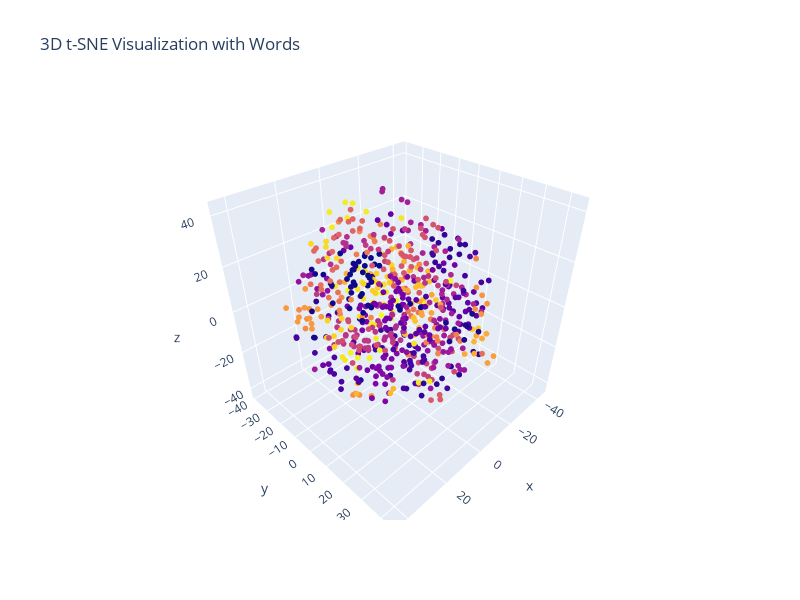

Notebook source saved alongside this figure:
### Code cell
import plotly.graph_objects as go

text = []
print(valid_phrases4) ###
for phrase, label in zip(valid_phrases4, labels): ###
    text.append('words: ' + phrase + ' label: ' + str(label))

fig = go.Figure(data=[
    go.Scatter3d(
        x=low_dim_data[:, 0],
        y=low_dim_data[:, 1],
        z=low_dim_data[:, 2],
        mode='markers',
        marker=dict(size=2, color=labels),
        text=text, 
        hoverinfo='text'
    )
])

fig.update_layout(title="3D t-SNE Visualization with Words", width=800, height=600)
fig.show()

### Figure 1 — Plotly figure (JSON) as saved in the notebook; plotly's stock layout.template omitted (floating-point values rounded to 4 significant figures; data arrays with more than 128 entries replaced by an {"elided": "..."} marker saying what was removed)
{"data": [{"hoverinfo": "text", "marker": {"color": {"elided": "681 int values"}, "size": 2}, "mode": "markers", "text": {"elided": "681 str values"}, "type": "scatter3d", "x": {"elided": "681 float values"}, "y": {"elided": "681 float values"}, "z": {"elided": "681 float values"}}], "layout": {"height": 600, "title": {"text": "3D t-SNE Visualization with Words"}, "width": 800}}
